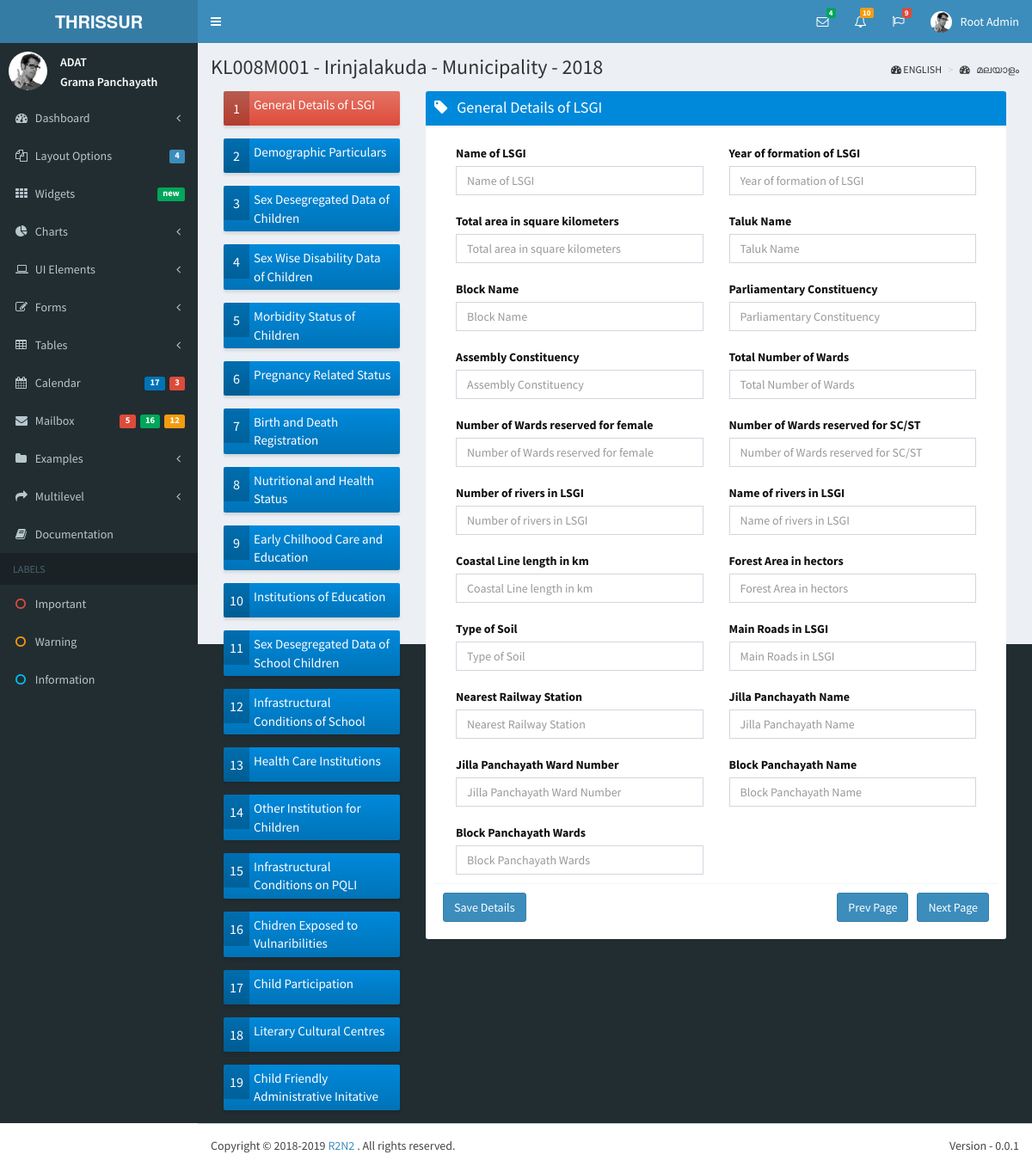
The app's page /data/data/ (signed in) with its own data.
### lsgd/models.py (models this page shows)
class Lsgd(models.Model):
    lsgd_code = models.CharField(max_length = 15, unique = True, primary_key = True)
    lsgd_name = models.CharField(max_length = 100, unique = True)
    lsgd_type = models.CharField(max_length = 15)
    lsgd_district = models.ForeignKey('District', on_delete = models.SET_NULL, null=True)
    lsgd_taluk = models.ForeignKey('Taluk', on_delete = models.SET_NULL, null = True)
    lsgd_block = models.ForeignKey('Block', on_delete = models.SET_NULL, null = True)
    lsgd_assembly = models.ForeignKey('Assembly', on_delete = models.SET_NULL, null = True)
    lsgd_parliament = models.ForeignKey('Parliament', on_delete = models.SET_NULL, null = True)

### qbnk/models.py (models this page shows)
class QuestionHeader(models.Model):
    header_code = models.CharField(max_length = 10, unique = True, primary_key = True)
    header_text = models.CharField(max_length = 100, unique = True)
    header_text_m = models.CharField(max_length = 100)
    header_remarks = models.CharField(max_length = 200, blank = True)

class QuestionBank(models.Model):
    question_code = models.CharField(max_length = 10, unique = True, primary_key = True)
    question_text = models.CharField(max_length = 500)
    question_text_m = models.CharField(max_length = 500)
    question_type = models.CharField(max_length = 10)
    question_options = models.CharField(max_length = 200, blank=True)

### data/views.py (the view, shortened to what this page needs)
# urls.py: url(r'data/$', views.data_page),
def data_page(request):
    current_header = 1
    lsgd_code = 'KL008M001'
    data_entry_year = 2018
    current_user = request.user
    questions =  QuestionBank.objects.filter(question_code__startswith = "Q001").values().order_by('question_code')
    headers = QuestionHeader.objects.all().values()
    lsgd_selected = Lsgd.objects.filter(lsgd_code = lsgd_code)
    current_header_text = headers[current_header-1].get('header_text')
    return render(request, 'data/data.html', {'headers': headers, 'current_header': current_header, 'current_header_text': current_header_text, \
                            'questions': questions, 'lsgd_selected': lsgd_selected, 'data_entry_year': data_entry_year, \
                            'current_user': current_user})

### data/templates/data/data.html (shortened to what this page needs)
{% extends 'r2n2/base.html' %}
{% block userinfo %}
          <li class="dropdown user user-menu">
            <a href="#" class="dropdown-toggle" data-toggle="dropdown">
              <img src="/static/dist/img/user2-160x160.jpg" class="user-image" alt="User Image">
              <span class="hidden-xs">{{ current_user.first_name}} {{ current_user.last_name}}</span>
            </a>
          </li>
{% endblock %}
{% block content_header %}
	<section class="content-header">
	<h1>
		{{ lsgd_selected.0.lsgd_code }} -
        {{ lsgd_selected.0.lsgd_name }} -
        {{ lsgd_selected.0.lsgd_type }} -
		{{ data_entry_year }}
    </h1>
	<ol class="breadcrumb">
        <li><i class="fa fa-dashboard"></i> ENGLISH</li>
        <li><a href="#"><i class="fa fa-dashboard"></i> മലയാളം </a></li>
     </ol>
    </section>
{% endblock %}
{% block content %}
<section class="content">
<section class="col-lg-3 col-md-3">
{% for h in headers %}
<div class="row">
        <div class="col-md-12 col-sm-6 col-xs-12">
		<form  method="post">
		{% if forloop.counter == current_header %}
          <a href="javascript:;" onclick="parentNode.submit();"> <div class="info-box bg-red-gradient">
		{% else %}
          <a href="javascript:;" onclick="parentNode.submit();"> <div class="info-box bg-blue-gradient">
		{% endif %}
            <span class="info-box-icon">{{ forloop.counter }}</span>
            <div class="info-box-content">
              <span class="info-box-number">{{ h.header_text}} </span>
            </div>
          </div>
        </div></a>
</div>
{% endfor %}
</section>
<section class="col-lg-9 col-md-9">
          <div class="box box-solid bg-blue-gradient">
            <div class="box-header with-border">
              <h3 class="box-title"><i class="fa fa-tag"></i> &nbsp; {{ current_header_text }}</h3>
			</div>
			<div class="box-footer text-black">
			<form  method="post">
            <div class="box-body">
			{% for q in questions %}
			{% if forloop.counter0|divisibleby:2 %}
			<section class="col-lg-6 col-md-6">
				<label for="{{q.question_text}}"> {{ q.question_text }} </label>
				<input id="{{ forloop.counter }}" name="f{{ forloop.counter }}" type="text" class="form-control" placeholder="{{ q.question_text }}">
			</section>
			{% else %}
			<section class="col-lg-6 col-md-6">
                 <label for="{{q.question_text}}">{{ q.question_text }}</label>
				  <input id="{{ forloop.counter }}" name="f{{ forloop.counter }}" type="text" class="form-control" placeholder="{{ q.question_text }}">
			</section>
			{% endif %}
			{% endfor %}
			</div>
			  <div class="box-footer">
                <button type="submit" name="save_details" value="save_Detials" class="btn btn-primary">Save Details</button>
                <button type="submit" name="next_page" value="next_page" class="btn btn-primary pull-right">Next Page </button>
			    <button type="submit" name="prev_page" value="prev_page" style='margin-right:10px' class="btn btn-primary pull-right">Prev Page </button>
              </div>
		    </div>
          </div>
		  </div>
{% endblock %}

### records on screen
Lsgd: lsgd_code "KL008M001", lsgd_name "Irinjalakuda", lsgd_type "Municipality"
QuestionHeader: header_text "General Details of LSGI"
QuestionHeader: header_text "Demographic Particulars"
QuestionHeader: header_text "Sex Desegregated Data of Children"
QuestionHeader: header_text "Sex Wise Disability Data of Children"
QuestionHeader: header_text "Morbidity Status of Children"
QuestionHeader: header_text "Pregnancy Related Status"
QuestionHeader: header_text "Birth and Death Registration"
QuestionHeader: header_text "Nutritional and Health Status"
QuestionHeader: header_text "Early Chilhood Care and Education"
QuestionHeader: header_text "Institutions of Education"
QuestionHeader: header_text "Sex Desegregated Data of School Children"
QuestionHeader: header_text "Infrastructural Conditions of School"
QuestionHeader: header_text "Health Care Institutions"
QuestionHeader: header_text "Other Institution for Children"
QuestionHeader: header_text "Infrastructural Conditions on PQLI"
QuestionHeader: header_text "Chidren Exposed to Vulnaribilities"
QuestionHeader: header_text "Child Participation"
QuestionHeader: header_text "Literary Cultural Centres"
QuestionHeader: header_text "Child Friendly Administrative Initative"
QuestionBank: question_text "Name of LSGI", f1 "Name of LSGI"
QuestionBank: question_text "Year of formation of LSGI"
QuestionBank: question_text "Total area in square kilometers"
QuestionBank: question_text "Taluk Name"
QuestionBank: question_text "Block Name"
QuestionBank: question_text "Parliamentary Constituency"
QuestionBank: question_text "Assembly Constituency"
QuestionBank: question_text "Total Number of Wards"
QuestionBank: question_text "Number of Wards reserved for female"
QuestionBank: question_text "Number of Wards reserved for SC/ST"
QuestionBank: question_text "Number of rivers in LSGI"
QuestionBank: question_text "Name of rivers in LSGI"
QuestionBank: question_text "Coastal Line length in km"
QuestionBank: question_text "Forest Area in hectors"
QuestionBank: question_text "Type of Soil"
QuestionBank: question_text "Main Roads in LSGI"
QuestionBank: question_text "Nearest Railway Station"
QuestionBank: question_text "Jilla Panchayath Name"
QuestionBank: question_text "Jilla Panchayath Ward Number"
QuestionBank: question_text "Block Panchayath Name"
QuestionBank: question_text "Block Panchayath Wards"

### other values on screen
{{ current_user.first_name }} "Root"
{{ current_user.last_name }} "Admin"
{{ data_entry_year }} "2018"
